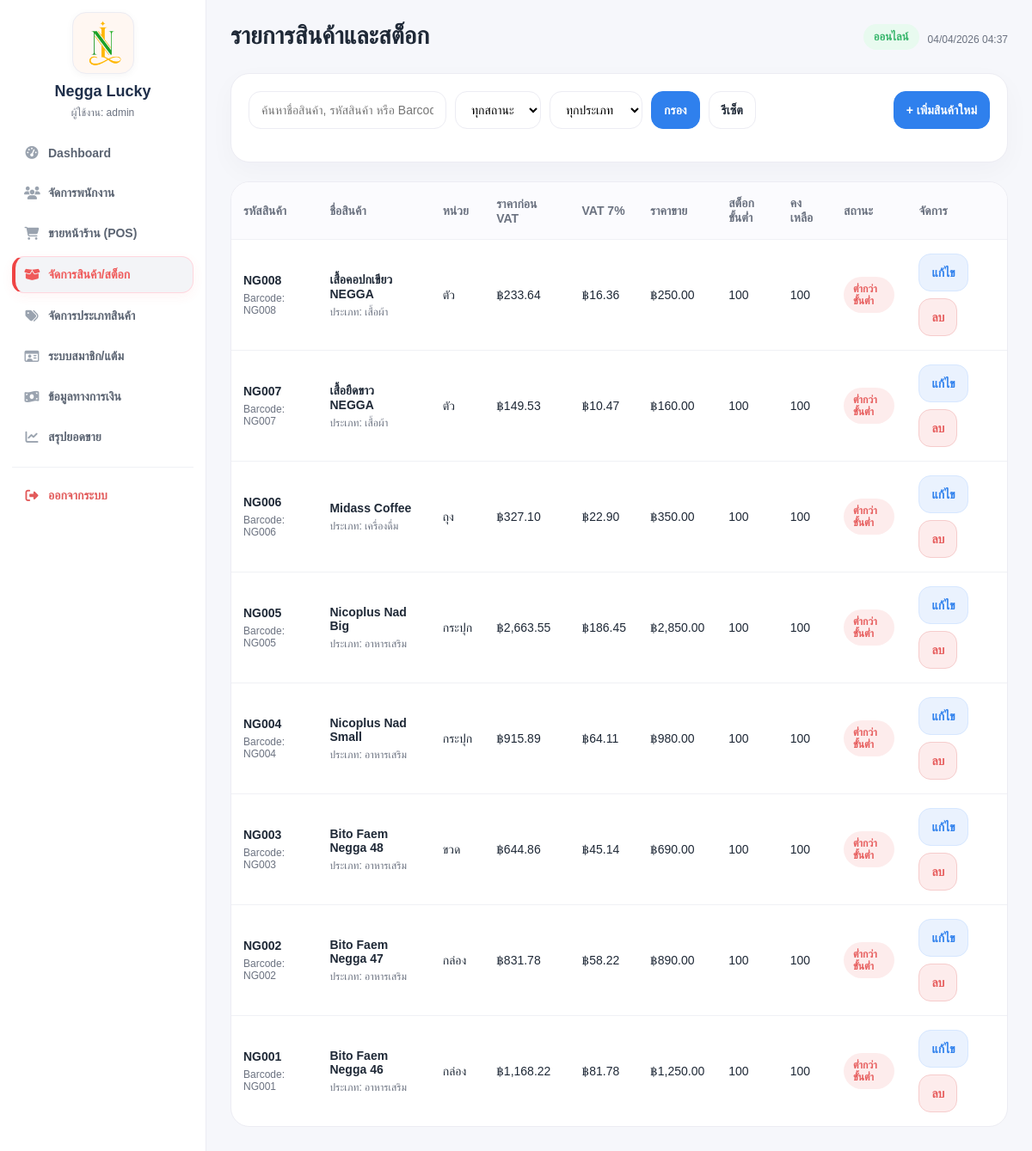
The page /products.php (signed in) on the database its author committed.
### tables this page shows
CREATE TABLE IF NOT EXISTS products (
    id INT AUTO_INCREMENT PRIMARY KEY,
    sku VARCHAR(50) NOT NULL UNIQUE,
    barcode VARCHAR(100) DEFAULT NULL UNIQUE,
    name VARCHAR(255) NOT NULL,
    unit_name VARCHAR(50) NOT NULL DEFAULT 'ชิ้น',
    category_id INT NOT NULL,
    cost_price DECIMAL(10,2) NOT NULL DEFAULT 0.00,
    vat_rate DECIMAL(5,2) NOT NULL DEFAULT 7.00,
    vat_amount DECIMAL(10,2) NOT NULL DEFAULT 0.00,
    price DECIMAL(10,2) NOT NULL DEFAULT 0.00,
    min_stock INT NOT NULL DEFAULT 0,
    stock_qty INT NOT NULL DEFAULT 0,
    image_path VARCHAR(255) DEFAULT NULL,
    status ENUM('active','inactive') NOT NULL DEFAULT 'active',
    created_at TIMESTAMP DEFAULT CURRENT_TIMESTAMP,
    updated_at TIMESTAMP DEFAULT CURRENT_TIMESTAMP ON UPDATE CURRENT_TIMESTAMP,
    CONSTRAINT fk_products_category FOREIGN KEY (category_id) REFERENCES categories(id)
        ON UPDATE CASCADE ON DELETE RESTRICT
);

CREATE TABLE IF NOT EXISTS categories (
    id INT AUTO_INCREMENT PRIMARY KEY,
    name VARCHAR(100) NOT NULL UNIQUE,
    created_at TIMESTAMP DEFAULT CURRENT_TIMESTAMP
);

### includes/functions.php (called while the page is built, shortened)
<?php
function e(?string $value): string
{
    return htmlspecialchars((string)$value, ENT_QUOTES, 'UTF-8');
}
function money($amount): string
{
    return number_format((float)$amount, 2);
}
function get_products(PDO $pdo, string $search = '', string $status = '', int $categoryId = 0): array
{
    $sql = "SELECT p.*, c.name AS category_name
            FROM products p
            INNER JOIN categories c ON c.id = p.category_id
            WHERE 1=1";
    $params = [];
    $sql .= " ORDER BY p.id DESC";
    $stmt = $pdo->prepare($sql);
    $stmt->execute($params);
    return $stmt->fetchAll();
}
function product_status_badge(int $stockQty, string $status, int $minStock = 0): array
{
    if ($minStock > 0 && $stockQty <= $minStock) {
        return ['class' => 'low', 'label' => 'ต่ำกว่าขั้นต่ำ'];
    }
    return ['class' => 'normal', 'label' => 'ปกติ'];
}

### includes/auth.php (called while the page is built, shortened)
<?php
require_once __DIR__ . '/config.php';
require_once __DIR__ . '/functions.php';
function current_user_role(): ?string {
    return $_SESSION['user']['role'] ?? null;
}
function is_admin(): bool {
    return current_user_role() === 'admin';
}

### products.php (the view, shortened to what this page needs)
<?php
require_once __DIR__ . '/includes/auth.php';
$isAdmin = is_admin();
$search = trim($_GET['search'] ?? '');
$status = trim($_GET['status'] ?? '');
$categoryId = (int)($_GET['category_id'] ?? 0);
$products = get_products($pdo, $search, $status, $categoryId);
require __DIR__ . '/includes/header.php';
?>
<div class="card mb-4">
    <form class="toolbar" method="get">
        <div class="filters">
            <input class="input" type="text" name="search" placeholder="ค้นหาชื่อสินค้า, รหัสสินค้า หรือ Barcode" value="<?= e($search) ?>">
            <select class="select" name="status">
                <option value="">ทุกสถานะ</option>
            </select>
            <select class="select" name="category_id">
                <option value="0">ทุกประเภท</option>
            </select>
            <button class="btn primary" type="submit">กรอง</button>
            <a class="btn" href="products.php">รีเซ็ต</a>
        </div>
        <?php if ($isAdmin): ?>
            <a class="btn primary" href="product_create.php">+ เพิ่มสินค้าใหม่</a>
        <?php endif; ?>
    </form>
</div>
<div class="table-wrap">
    <table>
        <thead>
            <tr>
                <th>รหัสสินค้า</th>
                <th>ชื่อสินค้า</th>
                <th>หน่วย</th>
                <th>ราคาก่อน VAT</th>
                <th>VAT 7%</th>
                <th>ราคาขาย</th>
                <th>สต็อกขั้นต่ำ</th>
                <th>คงเหลือ</th>
                <th>สถานะ</th>
                <th>จัดการ</th>
            </tr>
        </thead>
        <tbody>
        <?php foreach ($products as $item):
            $badge = product_status_badge((int)$item['stock_qty'], $item['status'], (int)$item['min_stock']);
        ?>
            <tr>
                <td>
                    <div style="font-weight:700"><?= e($item['sku']) ?></div>
                    <div class="mini-text">Barcode: <?= e($item['barcode'] ?: '-') ?></div>
                </td>
                <td>
                    <div style="font-weight:700"><?= e($item['name']) ?></div>
                    <div class="mini-text">ประเภท: <?= e($item['category_name']) ?></div>
                </td>
                <td><?= e($item['unit_name']) ?></td>
                <td>฿<?= money($item['cost_price']) ?></td>
                <td>฿<?= money($item['vat_amount']) ?></td>
                <td>฿<?= money($item['price']) ?></td>
                <td><?= (int)$item['min_stock'] ?></td>
                <td><?= (int)$item['stock_qty'] ?></td>
                <td><span class="status <?= e($badge['class']) ?>"><?= e($badge['label']) ?></span></td>
                <td>
                    <?php if ($isAdmin): ?>
                        <div class="actions">
                            <a class="btn soft" href="product_edit.php?id=<?= (int)$item['id'] ?>">แก้ไข</a>
                            <form method="post" onsubmit="return confirm('ยืนยันการลบสินค้า?');" style="display:inline-flex;gap:8px">
                                <button class="btn danger" type="submit">ลบ</button>
                            </form>
                        </div>
                    <?php else: ?>
                        <span style="color:#999;">ไม่มีสิทธิ์</span>
                    <?php endif; ?>
                </td>
            </tr>
        <?php endforeach; ?>
        </tbody>
    </table>
</div>
<?php require __DIR__ . '/includes/footer.php'; ?>

### includes/header.php (shortened to what this page needs)
<?php
require_once __DIR__ . '/auth.php';
$currentPage = basename($_SERVER['PHP_SELF']);
$pageName = match ($currentPage) {
    'index.php' => 'ภาพรวมระบบ',
    'products.php' => 'รายการสินค้าและสต็อก',
    'product_create.php' => 'เพิ่มสินค้าใหม่',
    'product_edit.php' => 'แก้ไขสินค้า',
    'pos.php' => 'ขายหน้าร้าน (POS)',
    'customers.php' => 'ระบบสมาชิก',
    'sales.php' => 'ประวัติการขาย',
    'sale_receipt.php' => 'ใบเสร็จ',
    'reports.php' => 'รายงานกราฟยอดขาย',
    'employees.php' => 'จัดการพนักงาน',
    'categories.php' => 'จัดการประเภทสินค้า',
    'finance.php' => 'ข้อมูลทางการเงิน',
    default => 'NEGGA POS'
};
?>
<!doctype html>
<html lang="th">
<head>
    <link rel="stylesheet" href="assets/style.css">
    <link rel="stylesheet" href="https://cdnjs.cloudflare.com/ajax/libs/font-awesome/6.5.0/css/all.min.css">
</head>
<body>
<div class="layout">
<div class="sidebar">
  <div class="sidebar-top">
    <div class="brand-box">
      <img src="assets/logo.png" alt="Logo" class="brand-logo">
      <h2 class="brand-title">Negga Lucky</h2>
      <div class="mini-text">ผู้ใช้งาน: <?= e($_SESSION['user']['username'] ?? 'Admin') ?></div>
    </div>
    <nav class="nav-menu">
      <a href="index.php" class="nav-link <?= $currentPage === 'index.php' ? 'active' : '' ?>">
        <i class="fa-solid fa-gauge-high"></i><span>Dashboard</span>
      </a>
      <?php if (is_admin()): ?>
      <a href="employees.php" class="nav-link <?= $currentPage === 'employees.php' ? 'active' : '' ?>">
        <i class="fa-solid fa-users"></i><span>จัดการพนักงาน</span>
      </a>
      <?php endif; ?>
      <a href="pos.php" class="nav-link <?= $currentPage === 'pos.php' ? 'active' : '' ?>">
        <i class="fa-solid fa-cart-shopping"></i><span>ขายหน้าร้าน (POS)</span>
      </a>
      <a href="products.php" class="nav-link <?= $currentPage === 'products.php' ? 'active' : '' ?>">
        <i class="fa-solid fa-box-open"></i><span>จัดการสินค้า/สต็อก</span>
      </a>
      <a href="categories.php" class="nav-link <?= $currentPage === 'categories.php' ? 'active' : '' ?>">
        <i class="fa-solid fa-tags"></i><span>จัดการประเภทสินค้า</span>
      </a>
      <a href="customers.php" class="nav-link <?= $currentPage === 'customers.php' ? 'active' : '' ?>">
        <i class="fa-regular fa-id-card"></i><span>ระบบสมาชิก/แต้ม</span>
      </a>
      <a href="finance.php" class="nav-link <?= $currentPage === 'finance.php' ? 'active' : '' ?>">
        <i class="fa-solid fa-money-bill-wave"></i><span>ข้อมูลทางการเงิน</span>
      </a>
      <a href="reports.php" class="nav-link <?= $currentPage === 'reports.php' ? 'active' : '' ?>">
        <i class="fa-solid fa-chart-line"></i><span>สรุปยอดขาย</span>
      </a>
    </nav>
    <div class="sidebar-bottom">
      <a href="logout.php" class="nav-link logout-link">
        <i class="fa-solid fa-right-from-bracket"></i><span>ออกจากระบบ</span>
      </a>
    </div>
  </div>
</div>
<main class="main">
    <div class="topbar">
        <div class="page-title"><?= e($pageName) ?></div>
        <div class="topbar-right">
            <span class="badge success">ออนไลน์</span>
            <span class="mini-text"><?= date('d/m/Y H:i') ?></span>
        </div>
    </div>
    <div class="content">

### includes/footer.php
        </div>
    </main>
</div>
</body>
</html>

### assets/style.css (style rules this page uses)
:root { --bg:#f6f7fb; --panel:#ffffff; --line:#ececf3; --primary:#2f80ed; --primary-soft:#eaf2fe; --text:#1f2937; --muted:#6b7280; --danger:#e65a5a; --danger-soft:#fdecec; --success:#35b56a; --success-soft:#e8faef; --warn:#d1a100; --warn-soft:#fff8da; }
* { box-sizing:border-box }
body { margin:0;background:var(--bg);font-family:Tahoma,Arial,sans-serif;color:var(--text) }
a { text-decoration:none;color:inherit }
.layout { display:flex;min-height:100vh }
.sidebar { width:250px;background:#fff;border-right:1px solid var(--line);padding:22px 18px;display:flex;flex-direction:column;justify-content:space-between }
.brand-box { padding:8px 10px 24px }
.brand-logo { width:54px;height:54px;border-radius:16px;background:linear-gradient(135deg,#ffe7ef,#fff4d9);display:flex;align-items:center;justify-content:center;font-weight:700;color:#222;margin-bottom:12px;border:1px solid var(--line) }
.brand-title { font-size:32px;font-weight:700;line-height:1.1 }
.nav-menu { display:flex;flex-direction:column;gap:8px }
.nav-link { padding:12px 14px;border-radius:14px;color:#4b5563;font-size:15px }
.nav-link.active { background:#fff1f3;color:#d14b62;border:1px solid #ffd6de;font-weight:700 }
.logout-link { color:#c64c4c }
.main { flex:1;display:flex;flex-direction:column }
.topbar { display:flex;justify-content:space-between;align-items:center;padding:26px 28px 8px }
.page-title { font-size:28px;font-weight:700 }
.topbar-right { display:flex;align-items:center;gap:10px }
.badge { padding:7px 12px;border-radius:999px;font-size:13px;font-weight:700 }
.badge.success { color:var(--success);background:var(--success-soft) }
.mini-text { font-size:13px;color:var(--muted) }
.content { padding:18px 28px 28px }
.card { background:var(--panel);border:1px solid var(--line);border-radius:22px;padding:20px;box-shadow:0 10px 30px rgba(20,20,50,.03) }
.toolbar { display:flex;gap:12px;align-items:center;justify-content:space-between;margin-bottom:18px;flex-wrap:wrap }
.filters { display:flex;gap:10px;flex-wrap:wrap }
.input,.select,.btn { height:44px;border-radius:14px;border:1px solid var(--line);background:#fff;padding:0 14px;font-size:14px }
.input { min-width:230px }
.btn { display:inline-flex;align-items:center;justify-content:center;cursor:pointer;font-weight:700 }
.btn.primary { background:var(--primary);border-color:var(--primary);color:#fff }
.btn.soft { background:var(--primary-soft);color:var(--primary);border-color:#d6e7ff }
.btn.danger { background:var(--danger-soft);color:var(--danger);border-color:#f6cccc }
.table-wrap { background:#fff;border:1px solid var(--line);border-radius:22px;overflow:hidden }
table { width:100%;border-collapse:collapse }
th,td { padding:16px 14px;border-bottom:1px solid #f0f1f5;text-align:left;font-size:14px;vertical-align:middle }
th { background:#fbfbfe;color:#6b7280;font-weight:700 }
tr:last-child td { border-bottom:none }
.status { display:inline-block;padding:7px 11px;border-radius:999px;font-size:12px;font-weight:700 }
.status.inactive,.status.low { background:var(--danger-soft);color:var(--danger) }
.actions { display:flex;gap:8px;flex-wrap:wrap }
.mb-4 { margin-bottom:22px }
.sidebar { width:240px; background:#fff; border-right:1px solid var(--line); padding:12px 14px; min-height:100vh; }
.sidebar-top { display:flex; flex-direction:column; }
.sidebar-bottom { margin-top:14px; padding-top:12px; border-top:1px solid #f0f1f5; }
.brand-box { text-align:center; padding:2px 6px 10px; margin:0; }
.brand-logo { width:72px; height:72px; object-fit:contain; display:block; margin:0 auto 10px; border-radius:16px; background:#fff7f2; padding:8px; box-shadow:0 2px 10px rgba(0,0,0,.04); }
.brand-title { margin:0; font-size:18px; font-weight:800; line-height:1.2; color:#1f2f4a; }
.mini-text { margin-top:6px; font-size:12px; color:var(--muted); }
.nav-menu { display:flex; flex-direction:column; gap:6px; margin-top:10px; }
.nav-link { display:flex; align-items:center; gap:10px; padding:12px 14px; border-radius:14px; text-decoration:none; color:#5b6472; font-size:14px; font-weight:700; transition:all .18s ease; }
.nav-link i { width:18px; text-align:center; color:#9aa3af; font-size:15px; flex:0 0 18px; }
.nav-link.active { background:#f3f4f7; color:#ef5a5a; border-left:4px solid #ef4444; padding-left:10px; box-shadow:0 4px 14px rgba(239,68,68,.06); }
.nav-link.active i { color:#ef5a5a; }
.logout-link { color:#e25b5b; }
.logout-link i { color:#e25b5b; }

### rows shown on the page
products: sku "NG008", barcode "NG008", name "เสื้อคอปกเขียว NEGGA", category.name "เสื้อผ้า", unit_name "ตัว", cost_price "233.64", vat_amount "16.36", price "250.00", min_stock "100", stock_qty "100", label "ต่ำกว่าขั้นต่ำ"
products: sku "NG007", barcode "NG007", name "เสื้อยืดขาว NEGGA", category.name "เสื้อผ้า", unit_name "ตัว", cost_price "149.53", vat_amount "10.47", price "160.00", min_stock "100", stock_qty "100", label "ต่ำกว่าขั้นต่ำ"
products: sku "NG006", barcode "NG006", name "Midass Coffee", category.name "เครื่องดื่ม", unit_name "ถุง", cost_price "327.10", vat_amount "22.90", price "350.00", min_stock "100", stock_qty "100", label "ต่ำกว่าขั้นต่ำ"
products: sku "NG005", barcode "NG005", name "Nicoplus Nad Big", category.name "อาหารเสริม", unit_name "กระปุก", cost_price "2,663.55", vat_amount "186.45", price "2,850.00", min_stock "100", stock_qty "100", label "ต่ำกว่าขั้นต่ำ"
products: sku "NG004", barcode "NG004", name "Nicoplus Nad Small", category.name "อาหารเสริม", unit_name "กระปุก", cost_price "915.89", vat_amount "64.11", price "980.00", min_stock "100", stock_qty "100", label "ต่ำกว่าขั้นต่ำ"
products: sku "NG003", barcode "NG003", name "Bito Faem Negga 48", category.name "อาหารเสริม", unit_name "ขวด", cost_price "644.86", vat_amount "45.14", price "690.00", min_stock "100", stock_qty "100", label "ต่ำกว่าขั้นต่ำ"
products: sku "NG002", barcode "NG002", name "Bito Faem Negga 47", category.name "อาหารเสริม", unit_name "กล่อง", cost_price "831.78", vat_amount "58.22", price "890.00", min_stock "100", stock_qty "100", label "ต่ำกว่าขั้นต่ำ"
products: sku "NG001", barcode "NG001", name "Bito Faem Negga 46", category.name "อาหารเสริม", unit_name "กล่อง", cost_price "1,168.22", vat_amount "81.78", price "1,250.00", min_stock "100", stock_qty "100", label "ต่ำกว่าขั้นต่ำ"

### other values the page prints
$_SESSION['user']['username'] "admin"
$pageName "รายการสินค้าและสต็อก"
